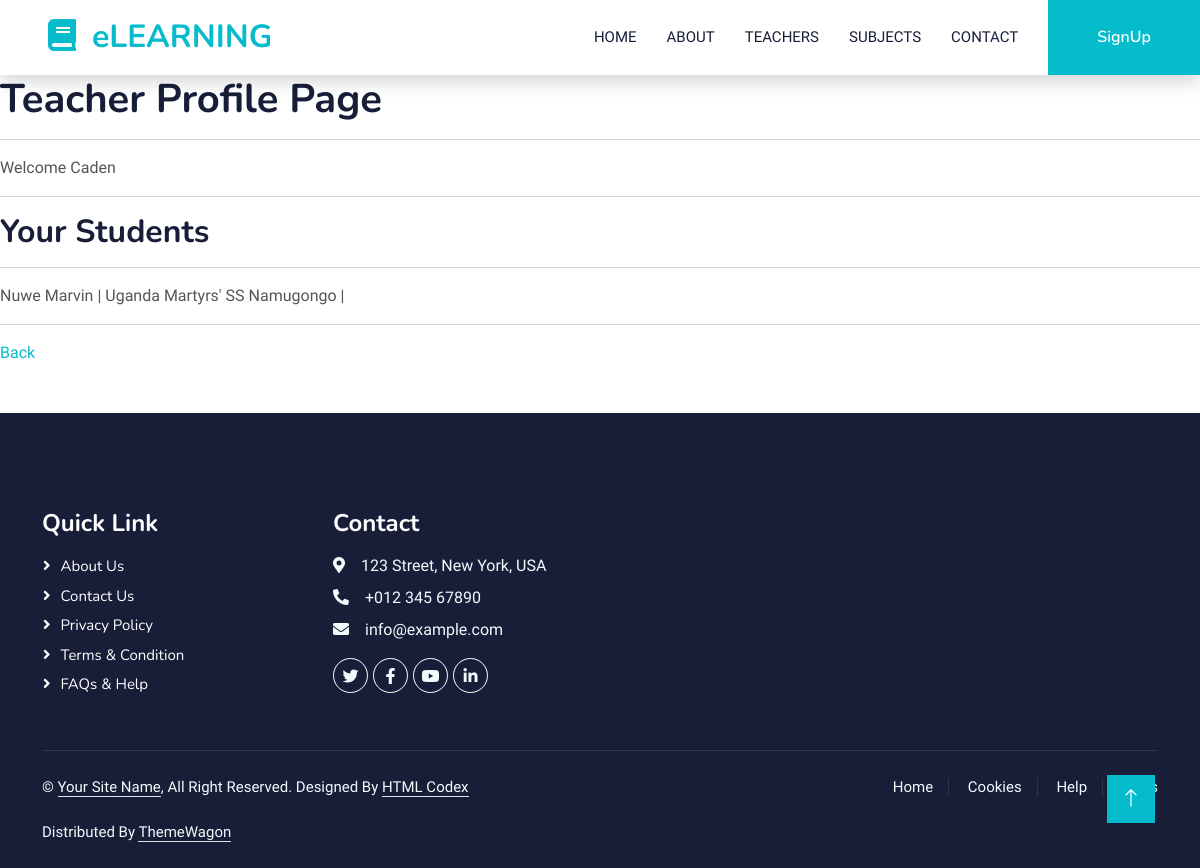
The app's page /teacherProfile/1, older data.
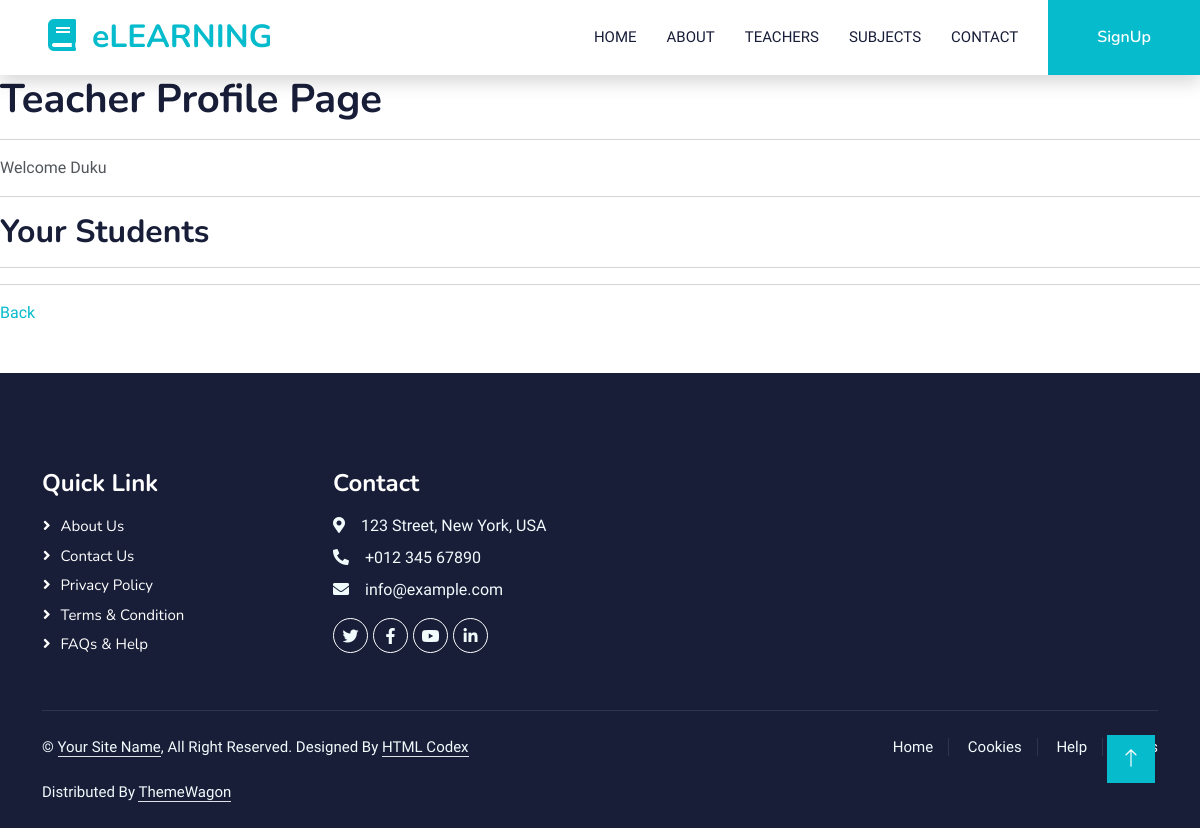
The same page, newer data.
### base/models.py (models this page shows, shortened)
class Teacher(models.Model):
  teacherName = models.ForeignKey(User, on_delete=models.CASCADE)
  subjects = models.ManyToManyField(Subject, through='TeacherSubject')
  students = models.ManyToManyField(Student, through='TeacherEnrolment')
  currentSchool = models.CharField(max_length=400)
  teacherImage = models.ImageField(upload_to="photos/%y/%m/%d", blank=True)

class TeacherEnrolment(models.Model):
  teacher = models.ForeignKey(Teacher, on_delete=models.CASCADE)
  student = models.ForeignKey(Student, on_delete=models.CASCADE)
  class Meta:
    unique_together = [['teacher', 'student']]

class Student(models.Model):
  studentName = models.ForeignKey(User, on_delete=models.CASCADE)
  currentSchool = models.CharField(max_length=500)
  subjects = models.ManyToManyField(Subject, through='StudentSubject')
  currentClass = models.ForeignKey(CurrentClass, on_delete=models.CASCADE)

### base/views.py (the view)
# urls.py: path('teacherProfile/<pk>', views.teacherProfile, name="teacherProfile"),
def teacherProfile(request, pk):
  teacher = Teacher.objects.get(pk=pk)
  students = TeacherEnrolment.objects.filter(teacher=teacher.id)
  context = {
    'teacher': teacher,
    'students': students,
  }
  return render(request, 'base/teacher_profile.html', context)

### base/templates/base/teacher_profile.html (shortened to what this page needs)
{% extends 'base_template.html' %}
{% block content %}
<h1>Teacher Profile Page</h1>
<hr>
<div>
  <p>Welcome {{ teacher.teacherName.last_name }}</p>
  <hr>
  <div>
    <h2>Your Students</h2>
    <hr>
    {% for student in students %}
      <p>
        {{ student.student.studentName.last_name }} {{ student.student.studentName.first_name }} | {{ student.student.currentSchool }} |
      </p>
    {% endfor %}
    <hr>
  </div>
</div>
<p><a href="{% url 'base:teacherPage' %}">Back</a></p>
{% endblock %}

### base/templates/base_template.html (shortened to what this page needs)
{% load static %}
<!DOCTYPE html>
<html lang="en">
<head>
    <link href="https://cdnjs.cloudflare.com/ajax/libs/font-awesome/5.10.0/css/all.min.css" rel="stylesheet">
    <link href="https://cdn.jsdelivr.net/npm/bootstrap-icons@1.4.1/font/bootstrap-icons.css" rel="stylesheet">
    <link href="{% static 'lib/animate/animate.min.css' %}" rel="stylesheet">
    <link href="{% static 'lib/owlcarousel/assets/owl.carousel.min.css' %}" rel="stylesheet">
    <link href="{% static 'css/bootstrap.min.css' %}" rel="stylesheet">
    <link href="{% static 'css/style.css' %}" rel="stylesheet">
</head>
<body>
    <nav class="navbar navbar-expand-lg bg-white navbar-light shadow sticky-top p-0">
        <a href="index.html" class="navbar-brand d-flex align-items-center px-4 px-lg-5">
            <h2 class="m-0 text-primary"><i class="fa fa-book me-3"></i>eLEARNING</h2>
        </a>
        <div class="collapse navbar-collapse" id="navbarCollapse">
            <div class="navbar-nav ms-auto p-4 p-lg-0">
                <a href="{% url 'base:index' %}" class="nav-item nav-link
                ">Home</a>
                <a href="{% url 'base:about' %}" class="nav-item nav-link
                ">About</a>
                <a href="{% url 'base:viewTeacher' %}" class="nav-item nav-link
                ">Teachers</a>
                <a href="{% url 'base:subjects' %}" class="nav-item nav-link
                ">Subjects</a>
                <a href="#" class="nav-item nav-link">Contact</a>
            </div>
            {% if request.user.is_authenticated %}
            <a href="{% url 'base:logout' %}" class="btn btn-primary py-4 px-lg-5 d-none d-lg-block">Logout</a>
            {% else %}
            <a href="{% url 'base:login' %}" class="btn btn-primary py-4 px-lg-5 d-none d-lg-block">SignUp</a>
            {% endif %}
        </div>
    </nav>
  {% block content %} {% endblock %}
<div class="container-fluid bg-dark text-light footer pt-5 mt-5 wow fadeIn" data-wow-delay="0.1s">
  <div class="container py-5">
      <div class="row g-5">
          <div class="col-lg-3 col-md-6">
              <h4 class="text-white mb-3">Quick Link</h4>
              <a class="btn btn-link" href="">About Us</a>
              <a class="btn btn-link" href="">Contact Us</a>
              <a class="btn btn-link" href="">Privacy Policy</a>
              <a class="btn btn-link" href="">Terms & Condition</a>
              <a class="btn btn-link" href="">FAQs & Help</a>
          </div>
          <div class="col-lg-3 col-md-6">
              <h4 class="text-white mb-3">Contact</h4>
              <p class="mb-2"><i class="fa fa-map-marker-alt me-3"></i>123 Street, New York, USA</p>
              <p class="mb-2"><i class="fa fa-phone-alt me-3"></i>+012 345 67890</p>
              <p class="mb-2"><i class="fa fa-envelope me-3"></i>info@example.com</p>
              <div class="d-flex pt-2">
                  <a class="btn btn-outline-light btn-social" href=""><i class="fab fa-twitter"></i></a>
                  <a class="btn btn-outline-light btn-social" href=""><i class="fab fa-facebook-f"></i></a>
                  <a class="btn btn-outline-light btn-social" href=""><i class="fab fa-youtube"></i></a>
                  <a class="btn btn-outline-light btn-social" href=""><i class="fab fa-linkedin-in"></i></a>
              </div>
          </div>
      </div>
  </div>
  <div class="container">
      <div class="copyright">
          <div class="row">
              <div class="col-md-6 text-center text-md-start mb-3 mb-md-0">
                  &copy; <a class="border-bottom" href="#">Your Site Name</a>, All Right Reserved.
                  Designed By <a class="border-bottom" href="https://htmlcodex.com">HTML Codex</a><br><br>
                  Distributed By <a class="border-bottom" href="https://themewagon.com">ThemeWagon</a>
              </div>
              <div class="col-md-6 text-center text-md-end">
                  <div class="footer-menu">
                      <a href="">Home</a>
                      <a href="">Cookies</a>
                      <a href="">Help</a>
                      <a href="">FQAs</a>
                  </div>
              </div>
          </div>
      </div>
  </div>
</div>
<a href="#" class="btn btn-lg btn-primary btn-lg-square back-to-top"><i class="bi bi-arrow-up"></i></a>
</body>
</html>

### base/static/css/style.css (style rules this page uses)
:root { --primary: #06BBCC; --light: #F0FBFC; --dark: #181d38; }
.back-to-top { position: fixed; display: none; right: 45px; bottom: 45px; z-index: 99; }
.btn { font-family: 'Nunito', sans-serif; font-weight: 600; transition: .5s; }
.btn.btn-primary, .btn.btn-secondary { color: #FFFFFF; }
.btn-lg-square { width: 48px; height: 48px; }
.btn-square, .btn-sm-square, .btn-lg-square { padding: 0; display: flex; align-items: center; justify-content: center; font-weight: normal; border-radius: 0px; }
.navbar-light .navbar-nav .nav-link { margin-right: 30px; padding: 25px 0; color: #FFFFFF; font-size: 15px; text-transform: uppercase; outline: none; }
.navbar-light .navbar-brand, .navbar-light a.btn { height: 75px; }
.navbar-light .navbar-nav .nav-link { color: var(--dark); font-weight: 500; }
.navbar-light.sticky-top { top: -100px; transition: .5s; }
.footer .btn.btn-social { margin-right: 5px; width: 35px; height: 35px; display: flex; align-items: center; justify-content: center; color: var(--light); font-weight: normal; border: 1px solid #FFFFFF; border-radius: 35px; transition: .3s; }
.footer .btn.btn-link { display: block; margin-bottom: 5px; padding: 0; text-align: left; color: #FFFFFF; font-size: 15px; font-weight: normal; text-transform: capitalize; transition: .3s; }
.footer .btn.btn-link::before { position: relative; content: "\f105"; font-family: "Font Awesome 5 Free"; font-weight: 900; margin-right: 10px; }
.footer .copyright { padding: 25px 0; font-size: 15px; border-top: 1px solid rgba(256, 256, 256, .1); }
.footer .copyright a { color: var(--light); }
.footer .footer-menu a { margin-right: 15px; padding-right: 15px; border-right: 1px solid rgba(255, 255, 255, .1); }
.footer .footer-menu a:last-child { margin-right: 0; padding-right: 0; border-right: none; }

Row changes from the older to the newer data that the page shows:
removed TeacherEnrolment: student.studentName.last_name "Nuwe", student.studentName.first_name "Marvin", student.currentSchool "Uganda Martyrs' SS Namugongo"
changed Teacher: teacherName.last_name "Caden" → "Duku"
